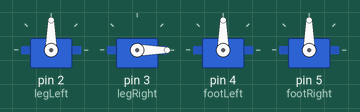
Simulated run of this sketch. Board: Arduino Uno, built with avr-gcc and run on an emulated ATmega328P. Parts: 4 × servo.

Above: at 0.05 s.
At 2.05 s:
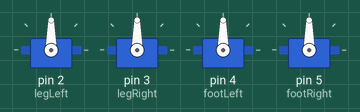
At 4.0 s:
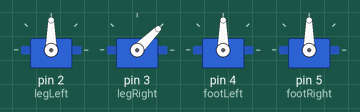
Timing chart, 0 to 5.2 s (numbered marks = the images above):
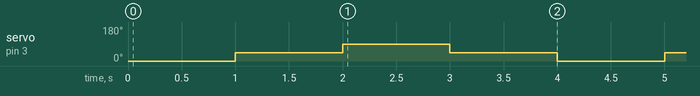

Measured:
- by itself, servo on pin 3 (legRight): repeats every 4.0 s: 90° 1.0 s, 45° 1.0 s, 0° 1.0 s, 45° 1.0 s

The sketch:

servo_foot_leg.ino
```cpp
#include <Servo.h>

Servo legLeft;
Servo legRight;
Servo footLeft;
Servo footRight;

void setup() {

  legLeft.attach(2);
  legRight.attach(3);
  footLeft.attach(4);
  footRight.attach(5);

}

void loop() {

  legRight.write(0);

  delay(1000);

  legRight.write(45);

  delay(1000);

  legRight.write(90);

  delay(1000);

  legRight.write(45);

  delay(1000);
}
```
